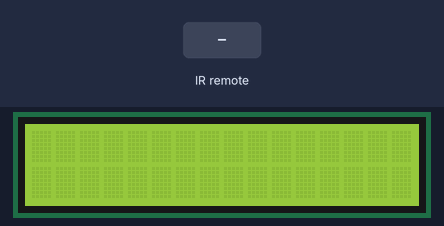
Bench run of a sketch on a simulated Arduino Uno, built with avr-gcc and run on an emulated ATmega328P. Shown: 16×2 character LCD. Inputs (shaded band) come from the test bench. What the sketch prints to the serial monitor is not drawn.

Above: at 1.2 s.
1.3 s: infrared code 0xA60 received
At 1.6 s:
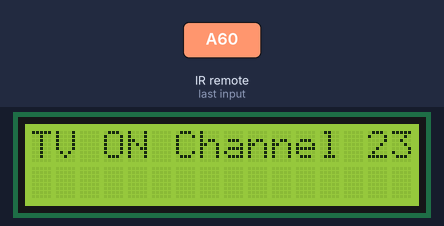
2.8 s: infrared code 0xA90 received
At 3.9 s:
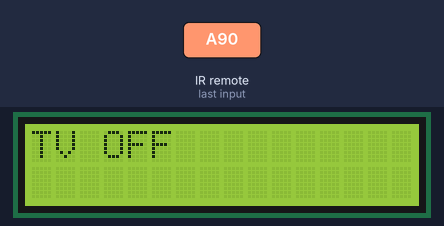
4.3 s: infrared code 0xA80 received
At 5.1 s:
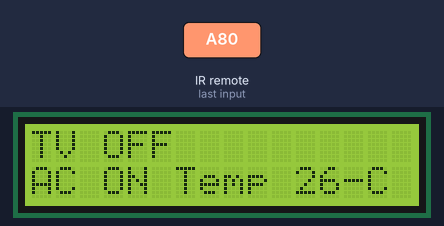
5.8 s: infrared code 0xA70 received
At 6.2 s:
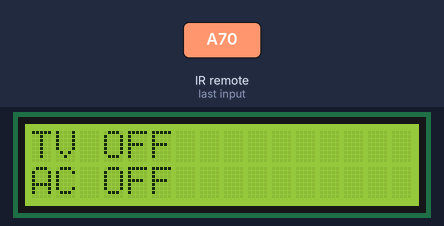
7.3 s: infrared code 0xA60 received
At 8.5 s:
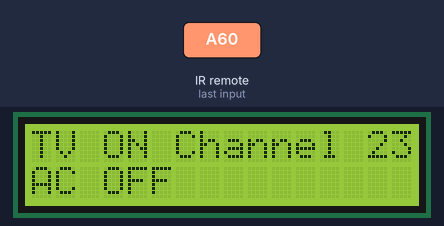
8.8 s: infrared code 0xA80 received
At 9.8 s:
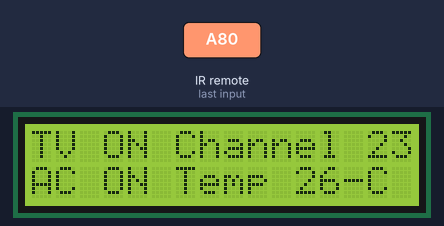
Timing chart, 0 to 11.3 s (numbered marks = the images above; inputs shaded):
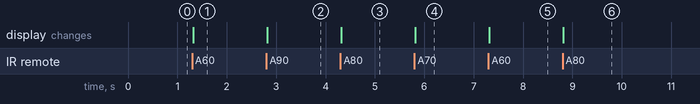

Measured:
- after the input at 1.3 s, the display: changes at once (image 1)
- after the input at 2.8 s, the display: changes at once (image 2)
- after the input at 4.3 s, the display: changes at once (image 3)
- after the input at 5.8 s, the display: changes at once (image 4)
- after the input at 7.3 s, the display: changes at once (image 5)
- after the input at 8.8 s, the display: changes at once (image 6)

The sketch:

iLifest_ArduinoUno_IRreceiver_LCD.ino
```cpp
#include <IRremote.h>
#include <LiquidCrystal_I2C.h>  // 引用 LiquidCrystal 函式庫
#include <Wire.h>

LiquidCrystal_I2C lcd(0x27, 2, 1, 0, 4, 5, 6, 7, 3, POSITIVE);
int RECV_PIN = 2;
IRrecv irrecv(RECV_PIN);

decode_results results;
int status = 0;
void setup()
{
  lcd.begin(16, 2);
  Serial.begin(9600);
  Serial.println("Enabling IRin");
  irrecv.enableIRIn(); // Start the receiver
  Serial.println("TV IR Decoder");
//  lcd.print("TV IR Decoder");
}

void loop() {

  //lcd.setCursor(0, 0);
  if (irrecv.decode(&results)) {
  Serial.println(results.value);
  unsigned long checkIRremote = results.value;
  receiveAndJudge(checkIRremote);
  irrecv.resume(); // Receive the next value
  delay(100);
  }
}
int receiveAndJudge(unsigned long value) {
//  lcd.clear();

  if (value == 2656) {
    lcd.setCursor(0, 0);
    lcd.print("TV ON Channel 23 ");
  }else if(value == 2704){
    lcd.setCursor(0, 0);
    lcd.print("TV OFF          ");
  }else if(value == 2688){
    lcd.setCursor(0, 1);
    lcd.print("AC ON Temp 26-C    ");
  }else if(value == 2672){
    lcd.setCursor(0, 1);
    lcd.print("AC OFF          ");
  }
   irrecv.resume(); // Receive the next value
}
```
